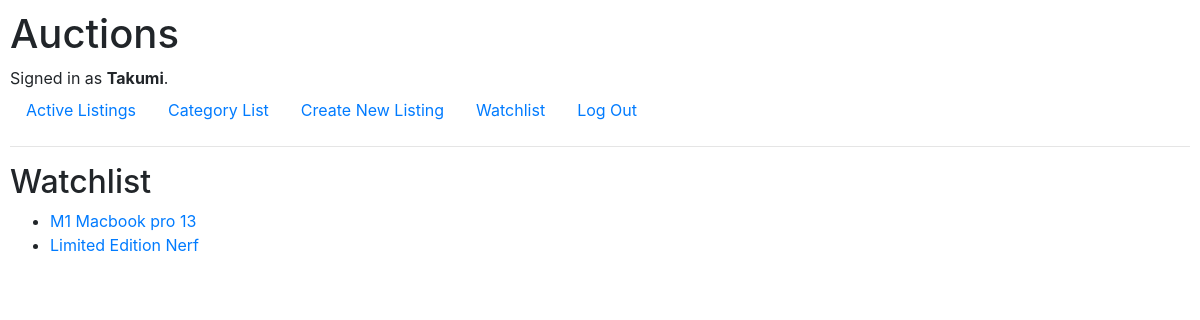
Page /watchlist (signed in) on the committed database.
### auctions/models.py (models this page shows, shortened)
class User(AbstractUser):
    first_name = models.CharField(max_length=64)
    last_name = models.CharField(max_length=64)

class Listing(models.Model):
    title = models.CharField(max_length=255)
    description = models.TextField()
    starting_bid = models.DecimalField(max_digits = 10, decimal_places=2)
    image_url = models.URLField(blank=True, null=True, max_length=300) # optional
    category = models.ForeignKey(Category, on_delete=models.CASCADE, related_name="listings", blank=True, null=True) #optional
    creator = models.ForeignKey(User, on_delete=models.CASCADE, related_name = "listings")
    created_at = models.DateTimeField(auto_now_add=True)
    closed = models.BooleanField(default=False)  # Indicates if the auction is closed
    winner = models.ForeignKey(User, on_delete=models.CASCADE, related_name="won_auctions", null=True, blank=True)  # Tracks the winner of the auction (if any)

### auctions/views.py (the view)
# urls.py: path("watchlist", views.watchlist, name="watchlist"),
def watchlist(request):
    if not request.user.is_authenticated:
        return HttpResponseRedirect(reverse("login"))
    watchlist = request.user.watch_list
    listings = watchlist.listings.all()
    return render(request, "auctions/watchlist.html", {
        "listings": listings
    })

### auctions/templates/auctions/watchlist.html
{% extends "auctions/layout.html" %}
{% block body %}
    <h2>Watchlist</h2>
    {% if listings %}
        <ul>
            {% for listing in listings %}
                <li><a href="{% url 'listing' listing.id %}">{{ listing.title }}</a></li>
            {% endfor %}
        </ul>
    {% else %}
        <p>Your watchlist is empty.</p>
    {% endif %}
{% endblock %}

### auctions/templates/auctions/layout.html (shortened to what this page needs)
{% load static %}
<!DOCTYPE html>
<html lang="en">
    <head>
        <link rel="stylesheet" href="https://stackpath.bootstrapcdn.com/bootstrap/4.4.1/css/bootstrap.min.css">
        <link href="{% static 'auctions/styles.css' %}" rel="stylesheet">
    </head>
    <body>
        <h1>Auctions</h1>
        <div>
            {% if user.is_authenticated %}
                Signed in as <strong>{{ user.username }}</strong>.
            {% else %}
                Not signed in.
            {% endif %}
        </div>
        <ul class="nav">
            <li class="nav-item">
                <a class="nav-link" href="{% url 'index' %}">Active Listings</a>
            </li>
            <li class="nav-item">
                <a class="nav-link" href="{% url 'category_list'%}">Category List</a>
            </li>
            {% if user.is_authenticated %}
                <li class="nav-item">
                    <a class="nav-link" href="{% url 'create_listing' %}">Create New Listing</a>
                </li>
                <li class="nav-item">
                    <a class="nav-link" href="{% url 'watchlist' %}">Watchlist</a>
                </li>
                <li class="nav-item">
                    <a class="nav-link" href="{% url 'logout' %}">Log Out</a>
                </li>
            {% endif %}
        </ul>
        <hr>
        {% block body %}
        {% endblock %}
    </body>
</html>

### auctions/static/auctions/styles.css (style rules this page uses)
body { padding: 10px; }

### rows in the picture
User: username "Takumi"
Listing: title "M1 Macbook pro 13"
Listing: title "Limited Edition Nerf"
